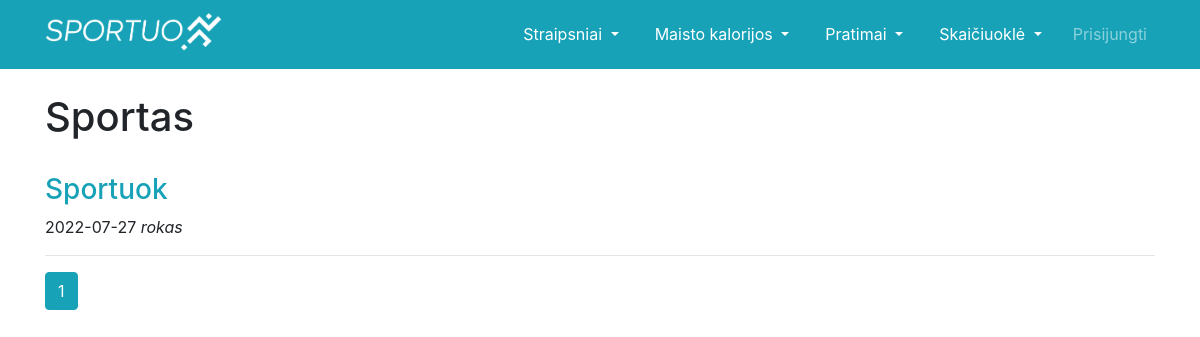
Page /straipsniai_sportas on the earlier database version.
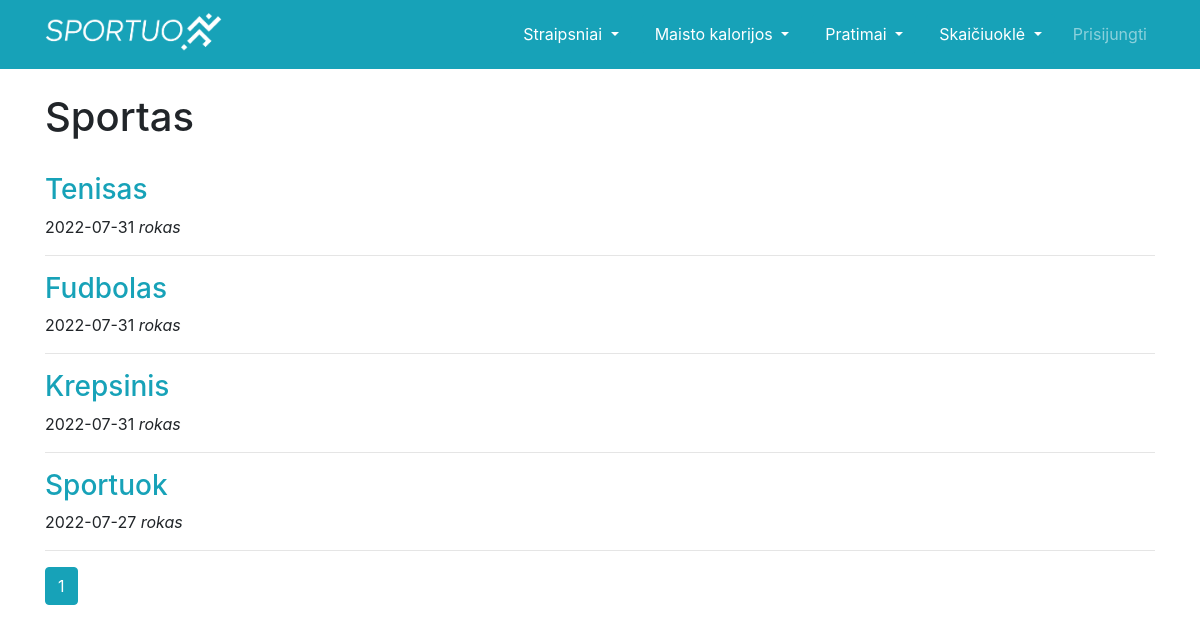
Same page on the later database version.
### app.py (models this page shows, shortened)
class Straipsnis(db.Model):
    __tablename__ = "straipsnis"
    id = db.Column(db.Integer, primary_key=True)
    vardas = db.Column("Vardas", db.String(), nullable=False)
    pavadinimas = db.Column("Pavadinimas", db.String(), nullable=False)
    tema = db.Column("Tema", db.String(), nullable=False)
    data = db.Column("Data", db.DateTime(), nullable=False, default=datetime.today())
    tekstas = db.Column("Tekstas", db.String(), nullable=False)

### app.py (the view)
@app.route('/straipsniai_sportas')
def straipsniai_sportas():
    page = request.args.get('page', 1, type=int)
    data = Straipsnis.query.filter_by(tema="Sportas").order_by(Straipsnis.data.desc()).paginate(page=page, per_page=9)
    return render_template('straipsniai_sportas.html', data=data, datetime=datetime)

### templates/straipsniai_sportas.html
{% extends "base.html" %}
{% block content %}
<h1>Sportas</h1>
<br>
{% for x in data.items %}
<h3><a href="{{ url_for('straipsnis',tema=x.tema, pavadinimas=x.pavadinimas, id=x.id) }}"
class="text-info">{{ x.pavadinimas.capitalize() }}</a></h3>
<p>{{ datetime.strftime(x.data, "%Y-%m-%d")}} <i>{{ x.vardas }}</i></p>
<hr>
{% endfor %}
{% for page_num in data.iter_pages(left_edge=1, right_edge=1, left_current=1, right_current=2) %}
  {% if page_num %}
    {% if data.page == page_num %}
      <a class="btn btn-info mb-4" href="{{ url_for('straipsniai_sportas', page=page_num) }}">{{ page_num }}</a>
    {% else %}
      <a class="btn btn-outline-info mb-4" href="{{ url_for('straipsniai_sportas', page=page_num) }}">{{ page_num }}</a>
    {% endif %}
  {% else %}
    ...
  {% endif %}
{% endfor %}
{% endblock %}

### templates/base.html (shortened to what this page needs)
<!DOCTYPE html>
<html lang="en">
<head>
    <link rel="stylesheet" href="https://stackpath.bootstrapcdn.com/bootstrap/4.3.1/css/bootstrap.min.css"
>
    <link rel="stylesheet" href="{{ url_for('static', filename='css/style.css') }}">
</head>
<body>
    <nav class="navbar navbar-expand-lg navbar-dark bg-info static-top">
        <div class="container">
            <a class="navbar-brand" href="/" ><img src="/static/photos/base/logo.png" alt="HTML tutorial" style="width: 190px"></a>
            <div class="collapse navbar-collapse" id="navbarResponsive">
                <ul class="navbar-nav ml-auto" style="gap: 10px">
                    <div class="btn-group">
                      <button type="button" class="btn btn-info dropdown-toggle" data-toggle="dropdown" aria-haspopup="true" aria-expanded="false">
                        Straipsniai
                      </button>
                    </div>
                    <div class="btn-group">
                      <button type="button" class="btn btn-info dropdown-toggle" data-toggle="dropdown" aria-haspopup="true" aria-expanded="false">
                        Maisto kalorijos
                      </button>
                    </div>
                    <div class="btn-group">
                      <button type="button" class="btn btn-info dropdown-toggle" data-toggle="dropdown" aria-haspopup="true" aria-expanded="false">
                        Pratimai
                      </button>
                    </div>
                    <div class="btn-group">
                      <button type="button" class="btn btn-info dropdown-toggle" data-toggle="dropdown" aria-haspopup="true" aria-expanded="false">
                        Skaičiuoklė
                      </button>
                    </div>
                    {% if current_user.is_authenticated %}
                    <li class="nav-item">
                        <a class="nav-link active" href="#">Iššūkis</a>
                    </li>
                    <li class="nav-item">
                        <a class="nav-link" href="/atsijungti">Atsijungti</a>
                    </li>
                    {% else %}
                    <li class="nav-item">
                        <a class="nav-link" href="/prisijungti">Prisijungti</a>
                    </li>
                    {% endif %}
                </ul>
            </div>
        </div>
    </nav>
    <body>
        <div class="container">
            <br>
            {% block content %}
            {% endblock %}
        </div>
    </body>
</body>
</html>

### static/css/style.css (style rules this page uses)
body, html { height: 100%; }
* { box-sizing: border-box; }

Differences in the rows shown:
added Straipsnis: pavadinimas "Tenisas", strftime "2022-07-31", vardas "rokas"
added Straipsnis: pavadinimas "Fudbolas", strftime "2022-07-31", vardas "rokas"
added Straipsnis: pavadinimas "Krepsinis", strftime "2022-07-31", vardas "rokas"
